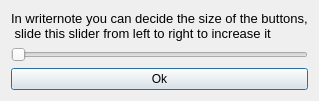
<?xml version="1.0" encoding="UTF-8"?>
<ui version="4.0">
 <class>button_size</class>
 <widget class="QDialog" name="button_size">
  <property name="geometry">
   <rect>
    <x>0</x>
    <y>0</y>
    <width>316</width>
    <height>100</height>
   </rect>
  </property>
  <property name="maximumSize">
   <size>
    <width>316</width>
    <height>100</height>
   </size>
  </property>
  <property name="windowTitle">
   <string>Dialog</string>
  </property>
  <layout class="QVBoxLayout" name="verticalLayout">
   <item>
    <widget class="QLabel" name="label">
     <property name="font">
      <font>
       <pointsize>10</pointsize>
      </font>
     </property>
     <property name="text">
      <string>In writernote you can decide the size of the buttons,
 slide this slider from left to right to increase it</string>
     </property>
    </widget>
   </item>
   <item>
    <widget class="QSlider" name="horizontalSlider">
     <property name="orientation">
      <enum>Qt::Horizontal</enum>
     </property>
    </widget>
   </item>
   <item>
    <layout class="QHBoxLayout" name="horizontalLayout">
     <property name="sizeConstraint">
      <enum>QLayout::SetMinAndMaxSize</enum>
     </property>
     <item>
      <widget class="QPushButton" name="pushButton">
       <property name="text">
        <string>Ok</string>
       </property>
      </widget>
     </item>
    </layout>
   </item>
  </layout>
 </widget>
 <resources/>
 <connections/>
</ui>
